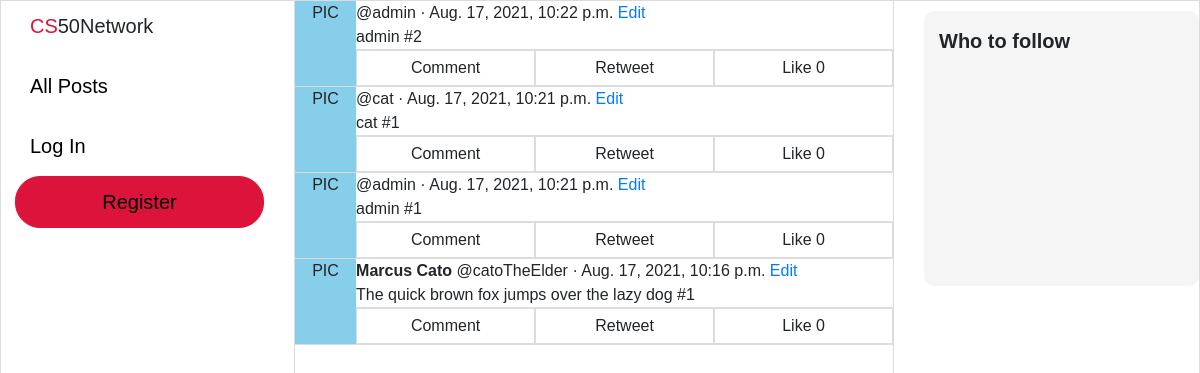
The app's page /, older data.
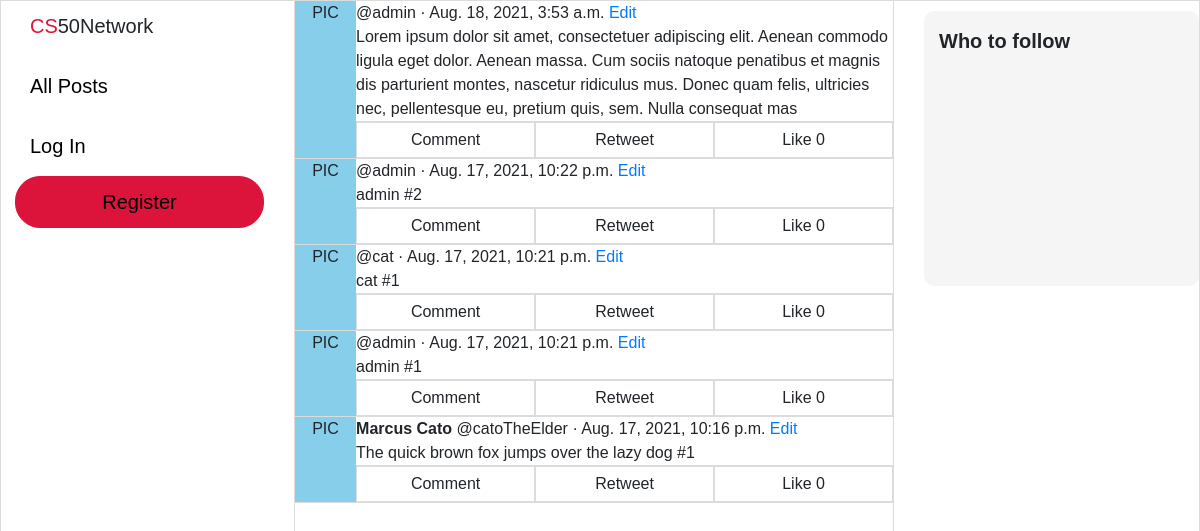
The same page, newer data.
### network/models.py (models this page shows, shortened)
class Post(models.Model):
    user = models.ForeignKey("User", on_delete=models.CASCADE, related_name="posts")
    body = models.TextField(blank=True, max_length=280)
    likes = models.ManyToManyField("User", blank=True, related_name="likes")
    timestamp = models.DateTimeField(auto_now_add=True)

class User(AbstractUser):
    pass

### network/views.py (the view)
# urls.py: path("", views.index, name="index"),
def index(request):
    posts = Post.objects.all().order_by('-timestamp')
    context = {"posts": posts}
    return render(request, "network/index.html", context)

### network/templates/network/index.html (shortened to what this page needs)
{% extends "network/layout.html" %}
{% block body %}
    {% for post in posts %}
        <div class="post-container">
            <div class="profile-pic">
                PIC
            </div>
            <div class="post-body-container">
                <div class="post-body-top">
                    <b>{{ post.user.first_name }} {{ post.user.last_name }} </b> @{{ post.user.username }} · {{ post.timestamp }}
                    <a class="edit" href=""#>Edit</a>
                </div>
                <div class="post-body">
                    {{ post.body }}
                </div>
                <div class="post-options">
                    <li>Comment</li>
                    <li>Retweet</li>
                    <li>
                        <a>
                            Like <span>{{ post.likes.all.count }}</span>
                        </a>
                    </li>
                </div>
            </div>
        </div>
    {% endfor %}
{% endblock %}

Row changes from the older to the newer data that the page shows:
added Post: user.username "admin", timestamp "Aug. 18, 2021, 3:53 a.m.", body "Lorem ipsum dolor sit amet, consectetuer adipiscing elit. Aenean commodo ligula eget dolor. Aenean massa. Cum sociis natoque penatibus et magnis dis parturient montes, nascetur ridiculus mus. Donec quam felis, ultricies nec, pellentesque eu, pretium quis, sem. Nulla consequat mas", likes.all.count "0"
